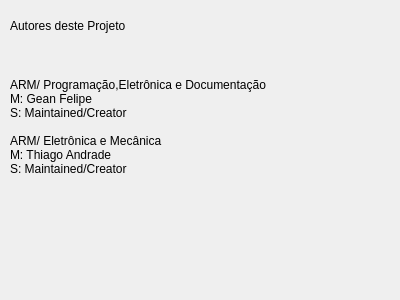
<?xml version="1.0" encoding="UTF-8"?>
<ui version="4.0">
 <class>Form</class>
 <widget class="QWidget" name="Form">
  <property name="geometry">
   <rect>
    <x>0</x>
    <y>0</y>
    <width>400</width>
    <height>300</height>
   </rect>
  </property>
  <property name="windowTitle">
   <string>Form</string>
  </property>
  <widget class="QLabel" name="label">
   <property name="geometry">
    <rect>
     <x>10</x>
     <y>10</y>
     <width>261</width>
     <height>31</height>
    </rect>
   </property>
   <property name="text">
    <string>Autores deste Projeto</string>
   </property>
  </widget>
  <widget class="QLabel" name="label_2">
   <property name="geometry">
    <rect>
     <x>10</x>
     <y>70</y>
     <width>321</width>
     <height>141</height>
    </rect>
   </property>
   <property name="text">
    <string>ARM/ Programação,Eletrônica e Documentação
M: Gean Felipe &lt;geanfelipe@outlook.com&gt;
S: Maintained/Creator

ARM/ Eletrônica e Mecânica
M: Thiago Andrade &lt;thiagoandrade@gmail.com&gt;
S: Maintained/Creator

</string>
   </property>
  </widget>
 </widget>
 <resources/>
 <connections/>
</ui>
